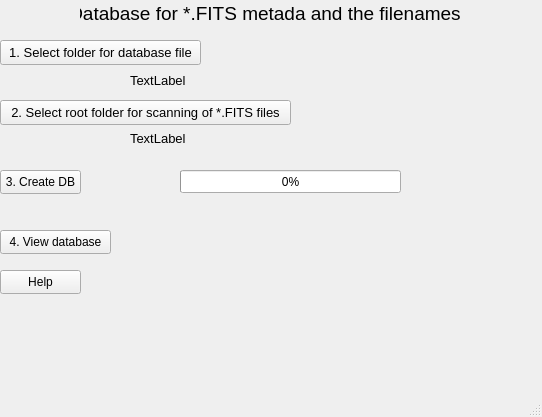
<?xml version="1.0" encoding="UTF-8"?>
<ui version="4.0">
 <class>MainWindow</class>
 <widget class="QMainWindow" name="MainWindow">
  <property name="geometry">
   <rect>
    <x>0</x>
    <y>0</y>
    <width>542</width>
    <height>417</height>
   </rect>
  </property>
  <property name="windowTitle">
   <string>MainWindow</string>
  </property>
  <widget class="QWidget" name="centralwidget">
   <widget class="QLabel" name="Description">
    <property name="geometry">
     <rect>
      <x>80</x>
      <y>0</y>
      <width>386</width>
      <height>26</height>
     </rect>
    </property>
    <property name="font">
     <font>
      <pointsize>14</pointsize>
     </font>
    </property>
    <property name="text">
     <string>Database for *.FITS metada and the filenames </string>
    </property>
    <property name="alignment">
     <set>Qt::AlignRight|Qt::AlignTrailing|Qt::AlignVCenter</set>
    </property>
   </widget>
   <widget class="QPushButton" name="pushButton_Folder_db">
    <property name="geometry">
     <rect>
      <x>0</x>
      <y>40</y>
      <width>201</width>
      <height>25</height>
     </rect>
    </property>
    <property name="font">
     <font>
      <pointsize>10</pointsize>
     </font>
    </property>
    <property name="toolTip">
     <string>Folder for the SQLite DB. DB will have all the relevant filenames as well as the metadata for each image</string>
    </property>
    <property name="text">
     <string>1. Select folder for database file</string>
    </property>
   </widget>
   <widget class="QLabel" name="label_folder_db">
    <property name="geometry">
     <rect>
      <x>130</x>
      <y>70</y>
      <width>391</width>
      <height>20</height>
     </rect>
    </property>
    <property name="font">
     <font>
      <pointsize>10</pointsize>
     </font>
    </property>
    <property name="text">
     <string>TextLabel</string>
    </property>
   </widget>
   <widget class="QPushButton" name="pushButton_root_folder">
    <property name="geometry">
     <rect>
      <x>0</x>
      <y>100</y>
      <width>291</width>
      <height>25</height>
     </rect>
    </property>
    <property name="font">
     <font>
      <pointsize>10</pointsize>
     </font>
    </property>
    <property name="focusPolicy">
     <enum>Qt::NoFocus</enum>
    </property>
    <property name="toolTip">
     <string>Select folder for the images to be scanned. Sub-folders will also be scanned</string>
    </property>
    <property name="text">
     <string>2. Select root folder for scanning of *.FITS files</string>
    </property>
   </widget>
   <widget class="QLabel" name="label_root_folder">
    <property name="geometry">
     <rect>
      <x>130</x>
      <y>130</y>
      <width>381</width>
      <height>16</height>
     </rect>
    </property>
    <property name="font">
     <font>
      <pointsize>10</pointsize>
     </font>
    </property>
    <property name="text">
     <string>TextLabel</string>
    </property>
   </widget>
   <widget class="QPushButton" name="pushButton_create_db">
    <property name="geometry">
     <rect>
      <x>0</x>
      <y>170</y>
      <width>81</width>
      <height>24</height>
     </rect>
    </property>
    <property name="toolTip">
     <string>Scan folders as spesified abd create database</string>
    </property>
    <property name="text">
     <string>3. Create DB</string>
    </property>
   </widget>
   <widget class="QProgressBar" name="progressBar">
    <property name="geometry">
     <rect>
      <x>180</x>
      <y>170</y>
      <width>221</width>
      <height>23</height>
     </rect>
    </property>
    <property name="value">
     <number>0</number>
    </property>
   </widget>
   <widget class="QPushButton" name="pushButton_view_DB">
    <property name="geometry">
     <rect>
      <x>0</x>
      <y>230</y>
      <width>111</width>
      <height>24</height>
     </rect>
    </property>
    <property name="toolTip">
     <string>Press to view database. Fields can be filtered</string>
    </property>
    <property name="text">
     <string>4. View database</string>
    </property>
   </widget>
   <widget class="QPushButton" name="pushButton_help">
    <property name="geometry">
     <rect>
      <x>0</x>
      <y>270</y>
      <width>81</width>
      <height>24</height>
     </rect>
    </property>
    <property name="text">
     <string>Help</string>
    </property>
   </widget>
  </widget>
  <widget class="QMenuBar" name="menubar">
   <property name="geometry">
    <rect>
     <x>0</x>
     <y>0</y>
     <width>542</width>
     <height>22</height>
    </rect>
   </property>
  </widget>
  <widget class="QStatusBar" name="statusbar"/>
 </widget>
 <resources/>
 <connections/>
</ui>
